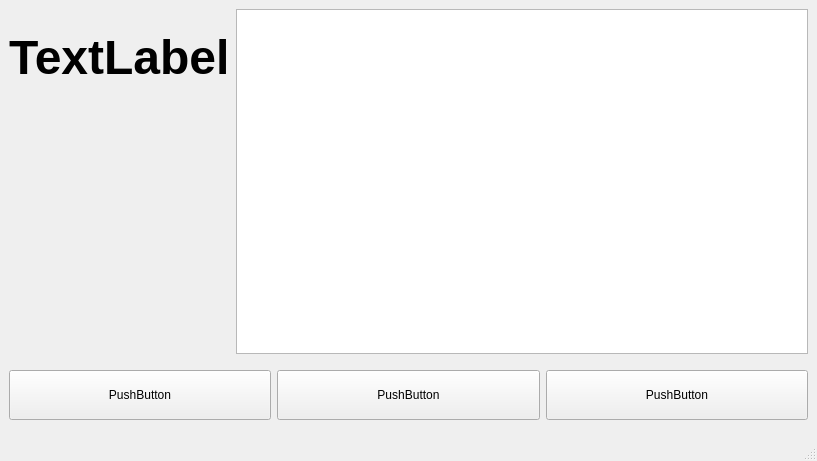
<?xml version="1.0" encoding="UTF-8"?>
<ui version="4.0">
 <class>MainWindow</class>
 <widget class="QMainWindow" name="MainWindow">
  <property name="geometry">
   <rect>
    <x>0</x>
    <y>0</y>
    <width>817</width>
    <height>461</height>
   </rect>
  </property>
  <property name="windowTitle">
   <string>MainWindow</string>
  </property>
  <widget class="QWidget" name="centralwidget">
   <layout class="QHBoxLayout" name="horizontalLayout">
    <item>
     <layout class="QGridLayout" name="gridLayout_3">
      <item row="0" column="0">
       <layout class="QFormLayout" name="formLayout">
        <item row="0" column="0">
         <widget class="QLabel" name="lb_output">
          <property name="font">
           <font>
            <pointsize>36</pointsize>
            <bold>true</bold>
           </font>
          </property>
          <property name="text">
           <string>TextLabel</string>
          </property>
          <property name="margin">
           <number>50</number>
          </property>
         </widget>
        </item>
        <item row="0" column="1">
         <widget class="QTextBrowser" name="tb_logs">
          <property name="sizePolicy">
           <sizepolicy hsizetype="Expanding" vsizetype="Expanding">
            <horstretch>0</horstretch>
            <verstretch>0</verstretch>
           </sizepolicy>
          </property>
          <property name="maximumSize">
           <size>
            <width>16777215</width>
            <height>16777215</height>
           </size>
          </property>
         </widget>
        </item>
       </layout>
      </item>
      <item row="1" column="0">
       <layout class="QGridLayout" name="gridLayout" rowminimumheight="0">
        <property name="leftMargin">
         <number>0</number>
        </property>
        <property name="topMargin">
         <number>10</number>
        </property>
        <property name="rightMargin">
         <number>0</number>
        </property>
        <property name="bottomMargin">
         <number>10</number>
        </property>
        <property name="verticalSpacing">
         <number>7</number>
        </property>
        <item row="0" column="2">
         <widget class="QPushButton" name="pb_reset">
          <property name="minimumSize">
           <size>
            <width>0</width>
            <height>50</height>
           </size>
          </property>
          <property name="text">
           <string>PushButton</string>
          </property>
         </widget>
        </item>
        <item row="0" column="0">
         <widget class="QPushButton" name="pb_start_stop">
          <property name="sizePolicy">
           <sizepolicy hsizetype="Minimum" vsizetype="Fixed">
            <horstretch>0</horstretch>
            <verstretch>0</verstretch>
           </sizepolicy>
          </property>
          <property name="minimumSize">
           <size>
            <width>0</width>
            <height>50</height>
           </size>
          </property>
          <property name="text">
           <string>PushButton</string>
          </property>
          <property name="flat">
           <bool>false</bool>
          </property>
         </widget>
        </item>
        <item row="0" column="3">
         <widget class="QPushButton" name="pb_lap">
          <property name="minimumSize">
           <size>
            <width>0</width>
            <height>50</height>
           </size>
          </property>
          <property name="text">
           <string>PushButton</string>
          </property>
         </widget>
        </item>
       </layout>
      </item>
     </layout>
    </item>
   </layout>
  </widget>
  <widget class="QMenuBar" name="menubar">
   <property name="geometry">
    <rect>
     <x>0</x>
     <y>0</y>
     <width>817</width>
     <height>25</height>
    </rect>
   </property>
  </widget>
  <widget class="QStatusBar" name="statusbar"/>
 </widget>
 <resources/>
 <connections>
  <connection>
   <sender>pb_reset</sender>
   <signal>clicked()</signal>
   <receiver>tb_logs</receiver>
   <slot>clear()</slot>
   <hints>
    <hint type="sourcelabel">
     <x>420</x>
     <y>388</y>
    </hint>
    <hint type="destinationlabel">
     <x>421</x>
     <y>327</y>
    </hint>
   </hints>
  </connection>
 </connections>
</ui>
